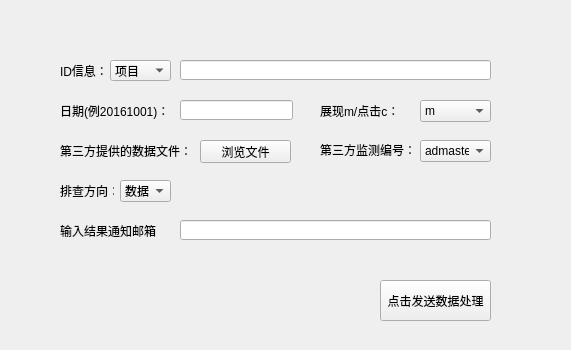
<?xml version="1.0" encoding="UTF-8"?>
<ui version="4.0">
 <class>MainWindow</class>
 <widget class="QWidget" name="MainWindow">
  <property name="geometry">
   <rect>
    <x>0</x>
    <y>0</y>
    <width>571</width>
    <height>350</height>
   </rect>
  </property>
  <property name="windowTitle">
   <string>MainWindow</string>
  </property>
  <widget class="QLabel" name="label_4">
   <property name="geometry">
    <rect>
     <x>60</x>
     <y>60</y>
     <width>71</width>
     <height>21</height>
    </rect>
   </property>
   <property name="text">
    <string>ID信息：</string>
   </property>
  </widget>
  <widget class="QComboBox" name="comboBox">
   <property name="geometry">
    <rect>
     <x>110</x>
     <y>60</y>
     <width>61</width>
     <height>21</height>
    </rect>
   </property>
   <item>
    <property name="text">
     <string>项目</string>
    </property>
   </item>
   <item>
    <property name="text">
     <string>推广组</string>
    </property>
   </item>
   <item>
    <property name="text">
     <string>创意</string>
    </property>
   </item>
  </widget>
  <widget class="QComboBox" name="comboBox_2">
   <property name="geometry">
    <rect>
     <x>420</x>
     <y>100</y>
     <width>71</width>
     <height>22</height>
    </rect>
   </property>
   <item>
    <property name="text">
     <string>m</string>
    </property>
   </item>
   <item>
    <property name="text">
     <string>c</string>
    </property>
   </item>
  </widget>
  <widget class="QComboBox" name="comboBox_3">
   <property name="geometry">
    <rect>
     <x>420</x>
     <y>140</y>
     <width>71</width>
     <height>22</height>
    </rect>
   </property>
   <item>
    <property name="text">
     <string>admaster</string>
    </property>
   </item>
   <item>
    <property name="text">
     <string>秒针</string>
    </property>
   </item>
  </widget>
  <widget class="QComboBox" name="comboBox_4">
   <property name="geometry">
    <rect>
     <x>120</x>
     <y>180</y>
     <width>51</width>
     <height>22</height>
    </rect>
   </property>
   <item>
    <property name="text">
     <string>数据</string>
    </property>
   </item>
   <item>
    <property name="text">
     <string>地域</string>
    </property>
   </item>
  </widget>
  <widget class="QPushButton" name="pushButton_2">
   <property name="geometry">
    <rect>
     <x>380</x>
     <y>280</y>
     <width>111</width>
     <height>41</height>
    </rect>
   </property>
   <property name="text">
    <string>点击发送数据处理</string>
   </property>
  </widget>
  <widget class="QLabel" name="label_5">
   <property name="geometry">
    <rect>
     <x>60</x>
     <y>180</y>
     <width>54</width>
     <height>21</height>
    </rect>
   </property>
   <property name="text">
    <string>排查方向：</string>
   </property>
  </widget>
  <widget class="QPushButton" name="pushButton">
   <property name="geometry">
    <rect>
     <x>200</x>
     <y>140</y>
     <width>91</width>
     <height>23</height>
    </rect>
   </property>
   <property name="text">
    <string>浏览文件</string>
   </property>
  </widget>
  <widget class="QLabel" name="label_3">
   <property name="geometry">
    <rect>
     <x>320</x>
     <y>140</y>
     <width>91</width>
     <height>20</height>
    </rect>
   </property>
   <property name="text">
    <string>第三方监测编号：</string>
   </property>
  </widget>
  <widget class="QLineEdit" name="lineEdit_2">
   <property name="geometry">
    <rect>
     <x>180</x>
     <y>100</y>
     <width>113</width>
     <height>20</height>
    </rect>
   </property>
   <property name="toolTip">
    <string>&lt;html&gt;&lt;head/&gt;&lt;body&gt;&lt;p&gt;格式如：20161001&lt;/p&gt;&lt;/body&gt;&lt;/html&gt;</string>
   </property>
   <property name="whatsThis">
    <string>&lt;html&gt;&lt;head/&gt;&lt;body&gt;&lt;p&gt;日期&lt;/p&gt;&lt;/body&gt;&lt;/html&gt;</string>
   </property>
   <property name="text">
    <string/>
   </property>
  </widget>
  <widget class="QLineEdit" name="lineEdit">
   <property name="geometry">
    <rect>
     <x>180</x>
     <y>60</y>
     <width>311</width>
     <height>20</height>
    </rect>
   </property>
  </widget>
  <widget class="QLabel" name="label">
   <property name="geometry">
    <rect>
     <x>60</x>
     <y>100</y>
     <width>111</width>
     <height>21</height>
    </rect>
   </property>
   <property name="text">
    <string>日期(例20161001)：</string>
   </property>
  </widget>
  <widget class="QLabel" name="label_2">
   <property name="geometry">
    <rect>
     <x>320</x>
     <y>100</y>
     <width>81</width>
     <height>21</height>
    </rect>
   </property>
   <property name="text">
    <string>展现m/点击c：</string>
   </property>
  </widget>
  <widget class="QLabel" name="label_7">
   <property name="geometry">
    <rect>
     <x>60</x>
     <y>210</y>
     <width>101</width>
     <height>41</height>
    </rect>
   </property>
   <property name="text">
    <string>输入结果通知邮箱：</string>
   </property>
  </widget>
  <widget class="QLabel" name="label_8">
   <property name="geometry">
    <rect>
     <x>60</x>
     <y>130</y>
     <width>131</width>
     <height>41</height>
    </rect>
   </property>
   <property name="text">
    <string>第三方提供的数据文件：</string>
   </property>
  </widget>
  <widget class="QLineEdit" name="lineEdit_3">
   <property name="geometry">
    <rect>
     <x>180</x>
     <y>220</y>
     <width>311</width>
     <height>20</height>
    </rect>
   </property>
  </widget>
 </widget>
 <layoutdefault spacing="6" margin="11"/>
 <resources/>
 <connections/>
</ui>
